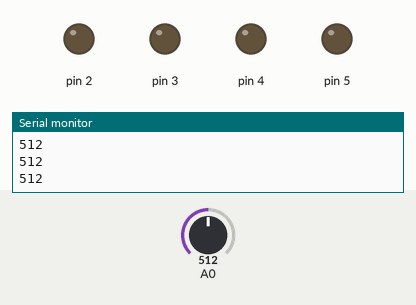
The sketch below on a simulated Arduino Uno, built with avr-gcc and run on an emulated ATmega328P. Shown: output pins drawn as LEDs (lit = HIGH), the last lines printed to the serial monitor. Inputs (shaded band) come from the test bench; at power-on: A0 = 512.

Above: at 1.2 s.
1.3 s: A0 set to 482
At 1.6 s:
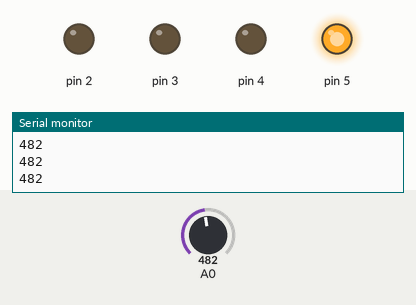
2.8 s: A0 set to 417
4.3 s: A0 set to 391
At 5.1 s:
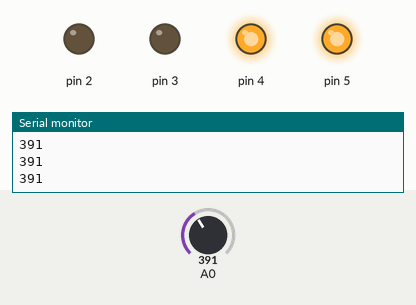
5.8 s: A0 set to 319
7.3 s: A0 set to 282
At 8.5 s:
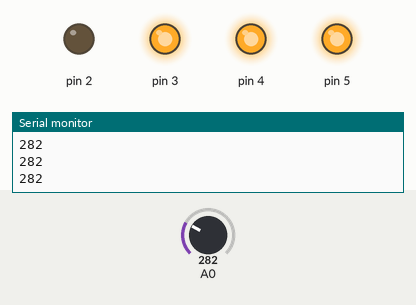
8.8 s: A0 set to 190
At 9.8 s:
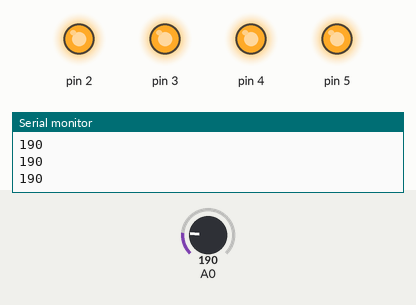
Timing chart, 0 to 11.3 s (numbered marks = the images above; inputs shaded):
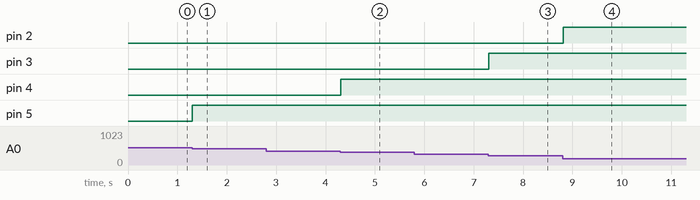

The sketch:

leitura_analogica.ino
```cpp
/**
 * Leitura Analogica
 * @author Jhonata Reis
 */


void setup() {
  Serial.begin(9600);
  pinMode(2, OUTPUT);
  pinMode(3, OUTPUT);
  pinMode(4, OUTPUT);
  pinMode(5, OUTPUT);

 }

void loop() {
  int leitura;
  leitura = analogRead(A0);
  Serial.println(leitura);
  if (leitura <= 200){
    digitalWrite(2, HIGH);
  }
  if (leitura  <= 300){
    digitalWrite(3, HIGH);
  }

  if (leitura <= 400){
    digitalWrite(4, HIGH);
  }
  if (leitura <= 500){
    digitalWrite(5, HIGH);
  }
}
```

Measured:
- the behaviour switches between 501 and 500 on A0 (found by bisection; images 0 and 1)
- the behaviour switches between 401 and 400 on A0 (found by bisection; images 1 and 2)
- the behaviour switches between 301 and 300 on A0 (found by bisection; images 2 and 3)
- after the input at 1.3 s, pin 5: LOW → HIGH at once
- after the input at 4.3 s, pin 4: LOW → HIGH at once
- after the input at 7.3 s, pin 3: LOW → HIGH at once
- after the input at 8.8 s, pin 2: LOW → HIGH at once
